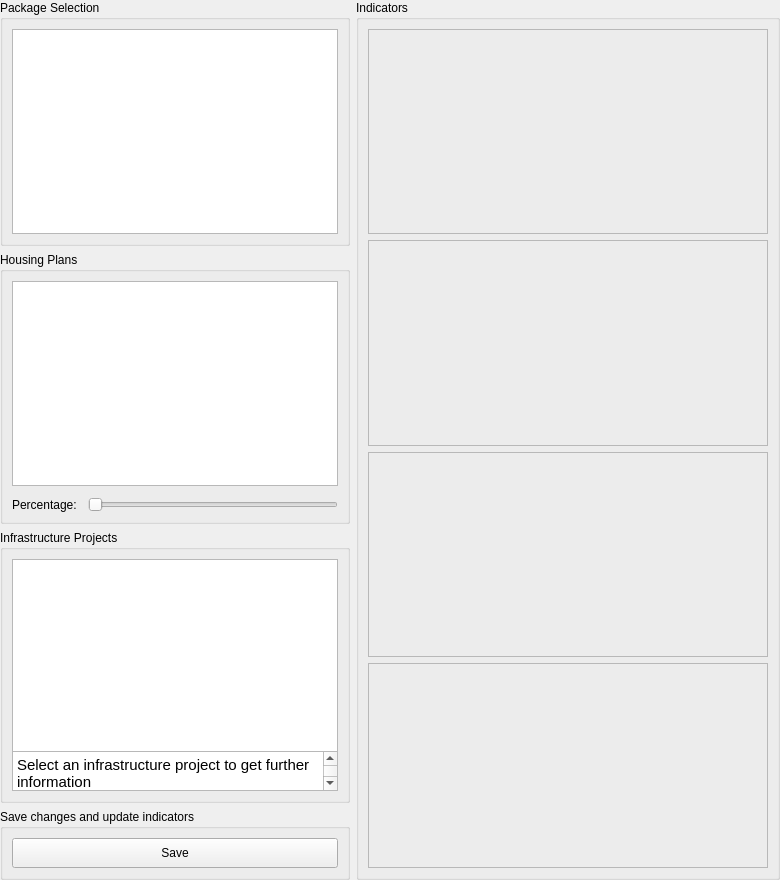
<?xml version="1.0" encoding="UTF-8"?>
<ui version="4.0">
 <class>IndicatorsDialogDockedBase</class>
 <widget class="QDockWidget" name="IndicatorsDialogDockedBase">
  <property name="geometry">
   <rect>
    <x>0</x>
    <y>0</y>
    <width>780</width>
    <height>880</height>
   </rect>
  </property>
  <property name="sizePolicy">
   <sizepolicy hsizetype="MinimumExpanding" vsizetype="MinimumExpanding">
    <horstretch>0</horstretch>
    <verstretch>0</verstretch>
   </sizepolicy>
  </property>
  <property name="minimumSize">
   <size>
    <width>780</width>
    <height>880</height>
   </size>
  </property>
  <property name="windowTitle">
   <string>Regional Game Mobiele Stad</string>
  </property>
  <widget class="QWidget" name="dockWidgetContents">
   <property name="sizePolicy">
    <sizepolicy hsizetype="MinimumExpanding" vsizetype="MinimumExpanding">
     <horstretch>0</horstretch>
     <verstretch>0</verstretch>
    </sizepolicy>
   </property>
   <property name="minimumSize">
    <size>
     <width>640</width>
     <height>850</height>
    </size>
   </property>
   <property name="baseSize">
    <size>
     <width>0</width>
     <height>0</height>
    </size>
   </property>
   <layout class="QVBoxLayout" name="verticalLayout_6">
    <property name="margin">
     <number>0</number>
    </property>
    <item>
     <layout class="QHBoxLayout" name="pluginLayout">
      <item>
       <layout class="QVBoxLayout" name="inputLayout">
        <item>
         <widget class="QGroupBox" name="groupBox">
          <property name="title">
           <string>Package Selection</string>
          </property>
          <layout class="QVBoxLayout" name="verticalLayout">
           <item>
            <widget class="QTableWidget" name="packageTable">
             <property name="sizePolicy">
              <sizepolicy hsizetype="Preferred" vsizetype="Preferred">
               <horstretch>0</horstretch>
               <verstretch>0</verstretch>
              </sizepolicy>
             </property>
             <property name="minimumSize">
              <size>
               <width>0</width>
               <height>205</height>
              </size>
             </property>
            </widget>
           </item>
          </layout>
         </widget>
        </item>
        <item>
         <widget class="QGroupBox" name="groupBox_7">
          <property name="minimumSize">
           <size>
            <width>0</width>
            <height>0</height>
           </size>
          </property>
          <property name="autoFillBackground">
           <bool>false</bool>
          </property>
          <property name="title">
           <string>Housing Plans</string>
          </property>
          <layout class="QVBoxLayout" name="verticalLayout_2">
           <item>
            <layout class="QVBoxLayout" name="verticalLayout_4">
             <item>
              <widget class="QTableWidget" name="housingTable">
               <property name="sizePolicy">
                <sizepolicy hsizetype="Preferred" vsizetype="Preferred">
                 <horstretch>0</horstretch>
                 <verstretch>0</verstretch>
                </sizepolicy>
               </property>
               <property name="minimumSize">
                <size>
                 <width>0</width>
                 <height>205</height>
                </size>
               </property>
               <property name="focusPolicy">
                <enum>Qt::StrongFocus</enum>
               </property>
               <property name="autoFillBackground">
                <bool>false</bool>
               </property>
              </widget>
             </item>
             <item>
              <layout class="QGridLayout" name="gridLayout">
               <item row="2" column="1">
                <widget class="QSlider" name="housingSlider">
                 <property name="orientation">
                  <enum>Qt::Horizontal</enum>
                 </property>
                </widget>
               </item>
               <item row="2" column="0">
                <widget class="QLabel" name="label">
                 <property name="minimumSize">
                  <size>
                   <width>0</width>
                   <height>0</height>
                  </size>
                 </property>
                 <property name="text">
                  <string>Percentage:</string>
                 </property>
                </widget>
               </item>
               <item row="1" column="1">
                <spacer name="verticalSpacer">
                 <property name="orientation">
                  <enum>Qt::Vertical</enum>
                 </property>
                 <property name="sizeType">
                  <enum>QSizePolicy::Fixed</enum>
                 </property>
                 <property name="sizeHint" stdset="0">
                  <size>
                   <width>30</width>
                   <height>10</height>
                  </size>
                 </property>
                </spacer>
               </item>
               <item row="1" column="0">
                <spacer name="horizontalSpacer">
                 <property name="orientation">
                  <enum>Qt::Horizontal</enum>
                 </property>
                 <property name="sizeType">
                  <enum>QSizePolicy::Fixed</enum>
                 </property>
                 <property name="sizeHint" stdset="0">
                  <size>
                   <width>70</width>
                   <height>10</height>
                  </size>
                 </property>
                </spacer>
               </item>
              </layout>
             </item>
            </layout>
           </item>
          </layout>
         </widget>
        </item>
        <item>
         <widget class="QGroupBox" name="groupBox_2">
          <property name="title">
           <string>Infrastructure Projects</string>
          </property>
          <layout class="QHBoxLayout" name="horizontalLayout_5">
           <item>
            <layout class="QVBoxLayout" name="verticalLayout_5">
             <item>
              <widget class="QTableWidget" name="infraTable">
               <property name="sizePolicy">
                <sizepolicy hsizetype="Preferred" vsizetype="Preferred">
                 <horstretch>0</horstretch>
                 <verstretch>0</verstretch>
                </sizepolicy>
               </property>
               <property name="minimumSize">
                <size>
                 <width>0</width>
                 <height>205</height>
                </size>
               </property>
              </widget>
             </item>
             <item>
              <widget class="QTextEdit" name="descriptionText">
               <property name="sizePolicy">
                <sizepolicy hsizetype="Preferred" vsizetype="Preferred">
                 <horstretch>0</horstretch>
                 <verstretch>0</verstretch>
                </sizepolicy>
               </property>
               <property name="minimumSize">
                <size>
                 <width>0</width>
                 <height>40</height>
                </size>
               </property>
               <property name="html">
                <string>&lt;!DOCTYPE HTML PUBLIC &quot;-//W3C//DTD HTML 4.0//EN&quot; &quot;http://www.w3.org/TR/REC-html40/strict.dtd&quot;&gt;
&lt;html&gt;&lt;head&gt;&lt;meta name=&quot;qrichtext&quot; content=&quot;1&quot; /&gt;&lt;style type=&quot;text/css&quot;&gt;
p, li { white-space: pre-wrap; }
&lt;/style&gt;&lt;/head&gt;&lt;body style=&quot; font-family:'MS Shell Dlg 2'; font-size:8.25pt; font-weight:400; font-style:normal;&quot;&gt;
&lt;p style=&quot; margin-top:0px; margin-bottom:0px; margin-left:0px; margin-right:0px; -qt-block-indent:0; text-indent:0px;&quot;&gt;&lt;span style=&quot; font-size:11pt;&quot;&gt;Select an infrastructure project to get further information&lt;/span&gt;&lt;/p&gt;&lt;/body&gt;&lt;/html&gt;</string>
               </property>
              </widget>
             </item>
            </layout>
           </item>
          </layout>
         </widget>
        </item>
        <item>
         <widget class="QGroupBox" name="groupBox_3">
          <property name="title">
           <string>Save changes and update indicators</string>
          </property>
          <layout class="QVBoxLayout" name="verticalLayout_3">
           <item>
            <widget class="QPushButton" name="okInfra">
             <property name="minimumSize">
              <size>
               <width>0</width>
               <height>30</height>
              </size>
             </property>
             <property name="text">
              <string>Save</string>
             </property>
            </widget>
           </item>
          </layout>
         </widget>
        </item>
       </layout>
      </item>
      <item>
       <widget class="QGroupBox" name="">
        <property name="title">
         <string>Indicators</string>
        </property>
        <layout class="QVBoxLayout" name="outputLayout">
         <item>
          <widget class="QFrame" name="frame_4">
           <property name="sizePolicy">
            <sizepolicy hsizetype="Fixed" vsizetype="Preferred">
             <horstretch>0</horstretch>
             <verstretch>0</verstretch>
            </sizepolicy>
           </property>
           <property name="minimumSize">
            <size>
             <width>400</width>
             <height>0</height>
            </size>
           </property>
           <property name="frameShape">
            <enum>QFrame::StyledPanel</enum>
           </property>
           <property name="frameShadow">
            <enum>QFrame::Raised</enum>
           </property>
           <layout class="QVBoxLayout" name="verticalLayout_13">
            <property name="margin">
             <number>0</number>
            </property>
            <item>
             <layout class="QVBoxLayout" name="marketChart"/>
            </item>
           </layout>
          </widget>
         </item>
         <item>
          <widget class="QFrame" name="frame_5">
           <property name="frameShape">
            <enum>QFrame::StyledPanel</enum>
           </property>
           <property name="frameShadow">
            <enum>QFrame::Raised</enum>
           </property>
           <layout class="QVBoxLayout" name="verticalLayout_11">
            <property name="spacing">
             <number>0</number>
            </property>
            <property name="margin">
             <number>0</number>
            </property>
            <item>
             <layout class="QVBoxLayout" name="accessibilityChart"/>
            </item>
           </layout>
          </widget>
         </item>
         <item>
          <widget class="QFrame" name="frame_6">
           <property name="frameShape">
            <enum>QFrame::StyledPanel</enum>
           </property>
           <property name="frameShadow">
            <enum>QFrame::Raised</enum>
           </property>
           <layout class="QVBoxLayout" name="verticalLayout_12">
            <item>
             <layout class="QVBoxLayout" name="financialChart"/>
            </item>
           </layout>
          </widget>
         </item>
         <item>
          <widget class="QFrame" name="frame_3">
           <property name="frameShape">
            <enum>QFrame::StyledPanel</enum>
           </property>
           <property name="frameShadow">
            <enum>QFrame::Raised</enum>
           </property>
           <layout class="QVBoxLayout" name="verticalLayout_14">
            <item>
             <layout class="QVBoxLayout" name="spatialChart"/>
            </item>
           </layout>
          </widget>
         </item>
        </layout>
       </widget>
      </item>
     </layout>
    </item>
   </layout>
  </widget>
 </widget>
 <resources/>
 <connections/>
</ui>
